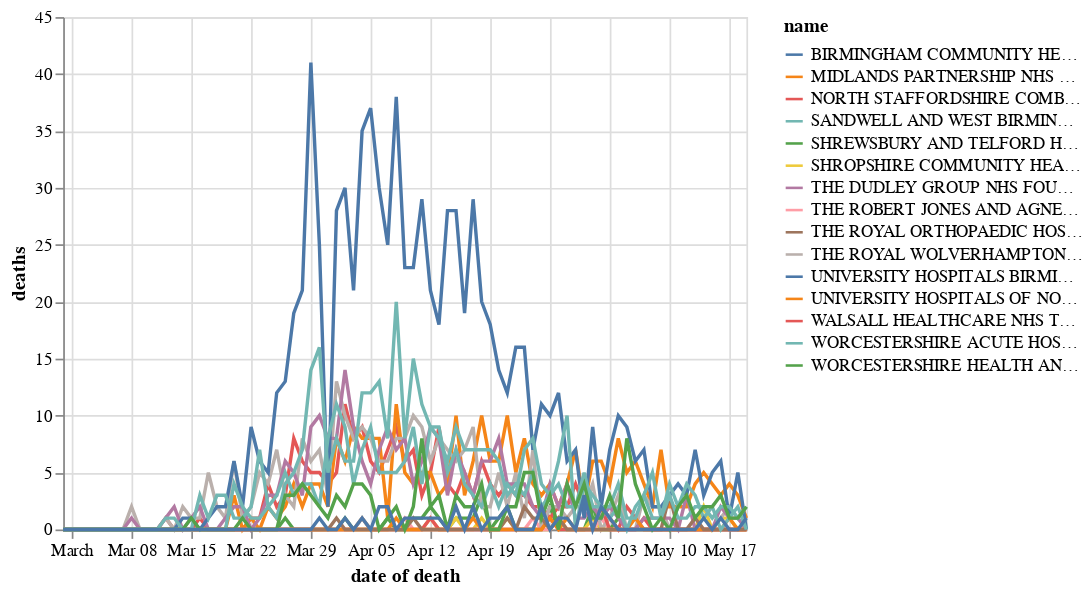

The notebook cell saved with this chart:
### Markdown cell above
## Deaths on date died by trust

### Code cell
chart_doddbt = our_trusts_historical.copy()
chart_doddbt_latest = chart_doddbt['date reported'].max()
chart_doddbt = chart_doddbt[chart_doddbt['date reported'] == chart_doddbt_latest]
chart_doddbt = chart_doddbt.groupby(['code','name','date of death'], as_index=False)['deaths'].sum()
chart_doddbt['cumulative deaths'] = chart_doddbt.groupby('name').cumsum()

alt.Chart(chart_doddbt).mark_line().encode(
    x='date of death',
    y='deaths',
    color='name'
)

### Figure 1 — Vega-Lite specification as saved in the notebook (floating-point values rounded to 4 significant figures; data arrays with more than 128 entries replaced by an {"elided": "..."} marker saying what was removed)
{"config": {"view": {"continuousWidth": 400, "continuousHeight": 300}}, "data": {"name": "data-753d97ddc6f69bef82b812e26efd17bc"}, "mark": "line", "encoding": {"color": {"type": "nominal", "field": "name"}, "x": {"type": "temporal", "field": "date of death"}, "y": {"type": "quantitative", "field": "deaths"}}, "$schema": "https://vega.github.io/schema/vega-lite/v4.8.1.json", "datasets": {"data-753d97ddc6f69bef82b812e26efd17bc": {"elided": "1215 records"}}}
